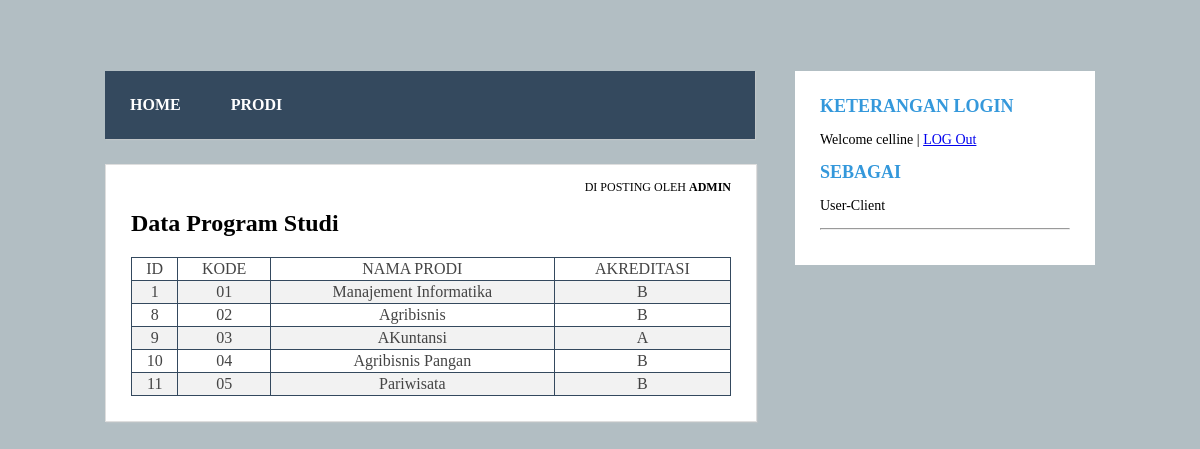
Page /dataprodi_client.php (signed in) on the committed database.
### tables this page shows
CREATE TABLE `dt_prodi` (
  `idprodi` int(11) NOT NULL,
  `kdprodi` varchar(6) NOT NULL,
  `nmprodi` varchar(70) NOT NULL,
  `akreditasi` enum('A','B','C','-') NOT NULL
);

### dataprodi_client.php (the view, shortened to what this page needs)
<html>
<head>
	<link rel="stylesheet" type="text/css" href="style.css">
</head>
<body>
	<br/>
	<br/>
	<div class="wrap">
		<nav class="menu">
			<ul>
				<li>
					<a href="halaman_user.php">Home</a>
				</li>
				<li>
					<a href="dataprodi_client.php">PRODI</a>
				</li>
			</ul>
		</nav>
		<aside class="sidebar">
			<div class="widget">
				<h2>Keterangan Login</h2>
				<p>
    			<?php echo "Welcome " . $_SESSION['username'] . " | <a href=sistem.php?op=out>LOG Out</a>"; ?>
				</p>
				<h2>Sebagai</h2>
				<p><?php
   					 if ($_SESSION['jenisuser'] == '0') {
   					     $ju = 'User-Client';
 				   } else {
     					 $ju = 'User-Admin';
   					}
   					 echo $ju . '<hr>';
   					 ?></p>
			</div>
					</aside>
		<div class="blog">
			<div class="conteudo">
				<div class="post-info">
					Di Posting Oleh <b>Admin</b>
				</div>
<?php
$hub = open_connection();
$a = @$_GET["a"];
switch ($a) {
	default:
		read_data();
		break;
	}
?>
<?php
function read_data()
{
	global $hub;
	$query = "select * from dt_prodi";
	$result = mysqli_query($hub, $query);?>
	<h2>Data Program Studi</h2>
	<table border="1" cellpadding="2" class="table1">
		<tr class="re">
			<td>ID</td>
			<td>KODE</td>
			<td>NAMA PRODI</td>
			<td>AKREDITASI</td>
		</tr>
<?php while ($row=mysqli_fetch_array($result)) {?>
	<tr>
	<td><?php echo $row['idprodi'];?></td>
	<td><?php echo $row['kdprodi'];?></td>
	<td><?php echo $row['nmprodi'];?></td>
	<td><?php echo $row['akreditasi'];?></td>
	</tr>
	<?php } ?>
	</table>
	<?php } ?>
			</div>
		</div>
	</div>
</body>
</html>

### style.css (style rules this page uses)
.table1 { font-family: cambria; color: #444; border-collapse: collapse; width: 100%; border: 2px #34495e; }
.table1, th, td { padding: 2px 5px; text-align: center; }
.table1 tr:nth-child(even) { background-color: #f2f2f2; }
body { background: #b2bec3; margin:10; font-family: 'cambria', cambria; }
.wrap { width: 990px; margin:25px auto; }
nav.menu ul { overflow:hidden; color:#fff; list-style: none; float:left; padding:0; width: 650px; margin:0 0 0; background: #34495e; -webkit-box-shadow: 1px 1px 1px 0px rgba(204,204,204,0.55); -moz-box-shadow: 1px 1px 1px 0px rgba(204,204,204,0.55); box-shadow: 1px 1px 1px 0px rgba(204,204,204,0.55); }
nav.menu ul li { margin:0; float:left; }
nav.menu ul a { padding:25px; display:block; font-weight:600; font-size: 16px; color:#fff; text-transform: uppercase; transition: all 0.5s ease; text-decoration: none; }
.sidebar { float:right; width:300px; }
.sidebar .widget { padding:25px; margin:0 0 25px; background:#fff; border-bottom: 2px solid #fff; transition: all 0.5s ease; }
.sidebar .widget h2 { padding:0; margin:0 0 15px; color:#3498db; font-size: 18px; font-weight:800; text-transform: uppercase; }
.sidebar .widget p { font-size: 14px; }
.blog { float:left; }
.conteudo { width:600px; padding:25px; margin:25px auto; background: #fff; border:1px solid #dedede; -webkit-box-shadow: 1px 1px 1px 0px rgba(204,204,204,0.35); -moz-box-shadow: 1px 1px 1px 0px rgba(204,204,204,0.35); box-shadow: 1px 1px 1px 0px rgba(204,204,204,0.35); }
.post-info { float: right; font-size: 12px; margin: -10px 0 15px; text-transform: uppercase; }

### rows in the picture
dt_prodi: idprodi "1", kdprodi "01", nmprodi "Manajement Informatika", akreditasi "B"
dt_prodi: idprodi "8", kdprodi "02", nmprodi "Agribisnis", akreditasi "B"
dt_prodi: idprodi "9", kdprodi "03", nmprodi "AKuntansi", akreditasi "A"
dt_prodi: idprodi "10", kdprodi "04", nmprodi "Agribisnis Pangan", akreditasi "B"
dt_prodi: idprodi "11", kdprodi "05", nmprodi "Pariwisata", akreditasi "B"

### other values in the picture
$_SESSION['username'] "celline"
$ju "User-Client"
